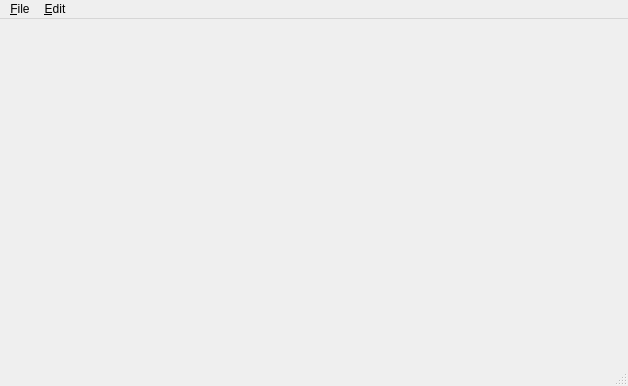
<?xml version="1.0" encoding="UTF-8"?>
<ui version="4.0">
 <class>MainWindow</class>
 <widget class="QMainWindow" name="MainWindow">
  <property name="geometry">
   <rect>
    <x>0</x>
    <y>0</y>
    <width>628</width>
    <height>386</height>
   </rect>
  </property>
  <property name="windowTitle">
   <string>MainWindow</string>
  </property>
  <widget class="QWidget" name="centralWidget">
   <layout class="QVBoxLayout" name="verticalLayout"/>
  </widget>
  <widget class="QMenuBar" name="menuBar">
   <property name="geometry">
    <rect>
     <x>0</x>
     <y>0</y>
     <width>628</width>
     <height>21</height>
    </rect>
   </property>
   <widget class="QMenu" name="menu_Fichier">
    <property name="title">
     <string>&amp;File</string>
    </property>
    <widget class="QMenu" name="menuRecent_project">
     <property name="title">
      <string>Recent project</string>
     </property>
    </widget>
    <addaction name="actionNewProject"/>
    <addaction name="actionOpenProject"/>
    <addaction name="menuRecent_project"/>
    <addaction name="actionSaveAll"/>
    <addaction name="actionCloseProject"/>
    <addaction name="separator"/>
    <addaction name="actionExit"/>
   </widget>
   <widget class="QMenu" name="menu_Edit">
    <property name="title">
     <string>&amp;Edit</string>
    </property>
   </widget>
   <addaction name="menu_Fichier"/>
   <addaction name="menu_Edit"/>
  </widget>
  <widget class="QStatusBar" name="statusBar"/>
  <action name="actionNewProject">
   <property name="text">
    <string>New project...</string>
   </property>
  </action>
  <action name="actionOpenProject">
   <property name="text">
    <string>Open project...</string>
   </property>
  </action>
  <action name="actionExit">
   <property name="text">
    <string>Exit</string>
   </property>
  </action>
  <action name="actionCloseProject">
   <property name="enabled">
    <bool>false</bool>
   </property>
   <property name="text">
    <string>Close project</string>
   </property>
  </action>
  <action name="actionAzerty">
   <property name="text">
    <string>azerty</string>
   </property>
  </action>
  <action name="actionSaveAll">
   <property name="text">
    <string>Save all</string>
   </property>
  </action>
 </widget>
 <layoutdefault spacing="6" margin="11"/>
 <resources/>
 <connections/>
</ui>
